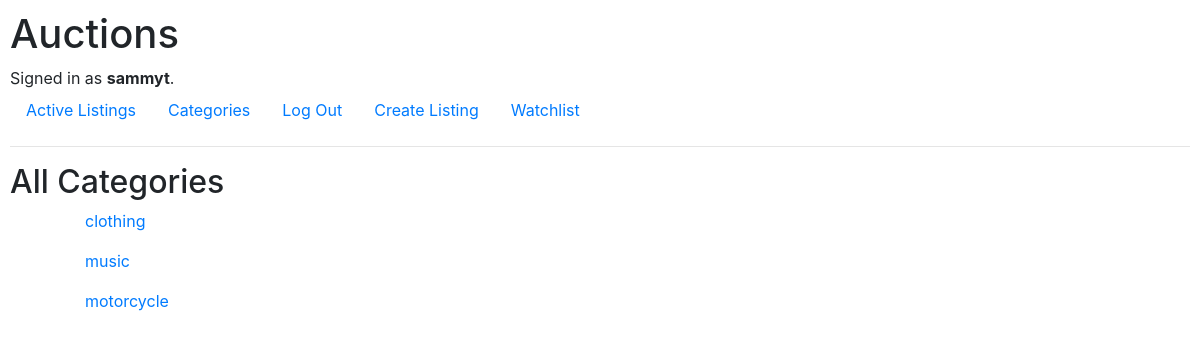
The app's page /categories (signed in) with its own data.
### auctions/models.py (models this page shows, shortened)
class User(AbstractUser):
    watchItem = models.ManyToManyField("auctionListing", blank=True, related_name="watchingUsers")

class categoryModel(models.Model):
    name = models.CharField(max_length=64)

### auctions/views.py (the view)
# urls.py: path("categories", views.categories_view, name="categoriesPage"),
def categories_view(request):
    return render(request, "auctions/categories.html",{
        "categories": categoryModel.objects.all()
    })

### auctions/templates/auctions/categories.html
{% extends "auctions/layout.html" %}
{% block body %}
    <h2>All Categories</h2>
    <div class="container">
        {% for category in categories %}
        <ul>
            <a href="{% url 'categoryPage' categoryName=category.name %}">{{category.name}}</a>
        </ul>
        {% endfor %}
    </div>
{% endblock %}

### auctions/templates/auctions/layout.html (shortened to what this page needs)
{% load static %}
<!DOCTYPE html>
<html lang="en">
    <head>
        <link rel="stylesheet" href="https://stackpath.bootstrapcdn.com/bootstrap/4.4.1/css/bootstrap.min.css">
        <link href="{% static 'auctions/styles.css' %}" rel="stylesheet">
    </head>
    <body>
        <h1>Auctions</h1>
        <div>
            {% if user.is_authenticated %}
                Signed in as <strong>{{ user.username }}</strong>.
            {% else %}
                Not signed in.
            {% endif %}
        </div>
        <ul class="nav">
            <li class="nav-item">
                <a class="nav-link" href="{% url 'index' %}">Active Listings</a>
            </li>
            <li class="nav-item">
                <a class="nav-link" href="{% url 'categoriesPage' %}">Categories</a>
            </li>
            {% if user.is_authenticated %}
                <li class="nav-item">
                    <a class="nav-link" href="{% url 'logout' %}">Log Out</a>
                </li>
                <li class="nav-item">
                    <a class="nav-link" href="{% url 'newAuction' %}">Create Listing</a>
                </li>
                <li class="nav-item">
                    <a class="nav-link" href="{% url 'watchlist' %}">Watchlist</a>
                </li>
            {% endif %}
        </ul>
        <hr>
        {% block body %}
        {% endblock %}
    </body>
</html>

### auctions/static/auctions/styles.css (style rules this page uses)
body { padding: 10px; }

### records on screen
User: username "sammyt"
categoryModel: name "clothing"
categoryModel: name "music"
categoryModel: name "motorcycle"
